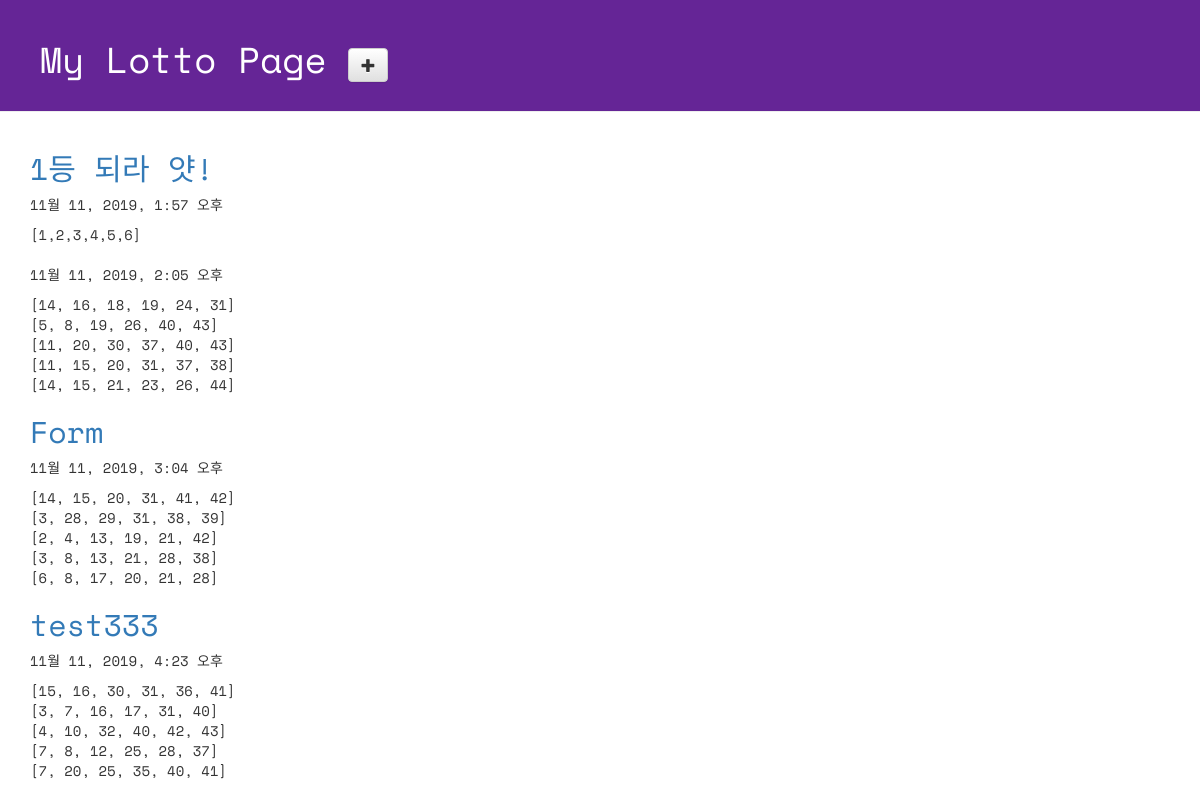
Page /lotto/ on the committed database.
### lotto/models.py (models this page shows, shortened)
class GuessNumbers(models.Model):
    name = models.CharField(max_length=24) #로또 번호 리스트의 이름
    text = models.CharField(max_length=255) #로또 번호 리스트에 대한 설명
    lottos = models.CharField(max_length=255,
        default='[1,2,3,4,5,6]') #로또 번호들이 담길 str
    num_lotto = models.IntegerField(default=5) #6개 번호 set의 갯수
    update_date = models.DateTimeField()

### lotto/views.py (the view)
# urls.py: path('lotto/', views.index, name='index'), # lotto > views.py 파일의 index 함수 호출
def index(request):
    lottos = GuessNumbers.objects.all() # DB에 저장된 GuessNumbers 객체 모두를 가져온다.
    return render(request, 'lotto/default.html', {'lottos':lottos})

### lotto/templates/lotto/default.html (shortened to what this page needs)
<!DOCTYPE html>
{% load staticfiles %}
<html lang="ko">
<head>
  <link rel="stylesheet" href="//maxcdn.bootstrapcdn.com/bootstrap/3.2.0/css/bootstrap.min.css">
  <link rel="stylesheet" href="//maxcdn.bootstrapcdn.com/bootstrap/3.2.0/css/bootstrap-theme.min.css">
  <link rel="stylesheet" href="{% static 'css/lotto.css' %}">
</head>
<body>
 <div class="page-header">
 <h1>
   My Lotto Page
   <a href="{% url 'new_lotto' %}">
     <span class="glyphicon glyphicon-plus btn btn-default"></span>
   </a>
 </h1>
 </div>
 <div class="container lotto">
   {% for lotto in lottos %}
     <h2><a href="{% url 'detail' lottokey=lotto.pk %}">{{lotto.text}}</a></h2>
     <p>{{ lotto.update_date }}</p>
     <p>{{ lotto.lottos | linebreaksbr }}</p>
   {% endfor %}
 </div>
</body>
</html>

### lotto/static/css/lotto.css (style rules this page uses)
.page-header { background-color: #652596; margin-top: 0; padding: 20px 20px 20px 40px; font-family: 'Space Mono', monospace; }
.page-header h1 { color: #FFFFFF; }
.container { font-family: 'Space Mono', monospace; }
.container h2 { color: #b9f442; }

### rows in the picture
GuessNumbers: text "1등 되라 얏!", update_date "11월 11, 2019, 1:57 오후", lottos "[1,2,3,4,5,6]"
GuessNumbers: update_date "11월 11, 2019, 2:05 오후", lottos "[14, 16, 18, 19, 24, 31] [5, 8, 19, 26, 40, 43] [11, 20, 30, 37, 40, 43] [11, 15, 20, 31, 37, 38] [14, 15, 21, 23, 26, 44]"
GuessNumbers: text "Form", update_date "11월 11, 2019, 3:04 오후", lottos "[14, 15, 20, 31, 41, 42] [3, 28, 29, 31, 38, 39] [2, 4, 13, 19, 21, 42] [3, 8, 13, 21, 28, 38] [6, 8, 17, 20, 21, 28]"
GuessNumbers: text "test333", update_date "11월 11, 2019, 4:23 오후", lottos "[15, 16, 30, 31, 36, 41] [3, 7, 16, 17, 31, 40] [4, 10, 32, 40, 42, 43] [7, 8, 12, 25, 28, 37] [7, 20, 25, 35, 40, 41]"
